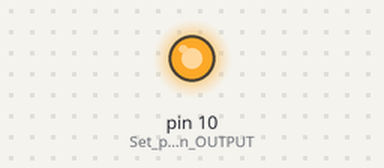
This sketch was run on a simulated Arduino Uno, built with avr-gcc and run on an emulated ATmega328P. Parts: output pins drawn as LEDs (lit = HIGH).

Above: at 0.05 s.
At 1.3 s:
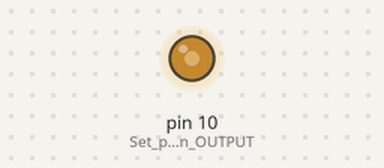
At 1.9 s:
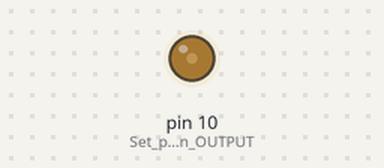
At 2.55 s:
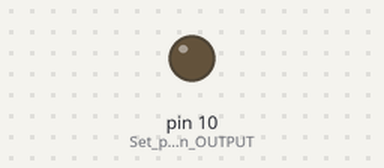
Timing chart, 0 to 5.9 s (numbered marks = the images above):
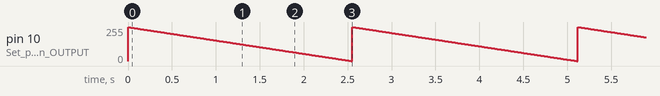

The sketch:

Sandbox_07_If_Then.ino
```cpp
// Sandbox 07: If This Then That

/* Fading from the last experiment was working just fine until we got to the
   maximum brightness level of 255. What happens then is a mystery known only to
   the compiler (and you, once you learn a little something about data types).
   What if we added “catch” to force that fade variable to reset when it hits a
   certain value?

   This experiment introduces the if statement, one of the most fundamental
   programming structures around. Not only are if statements important for
   computers, they also rule most of the decisions we make in our lives: If it’s
   cloudy outside, then pack your umbrella. If you’re hungry, then make a
   sandwich. Like us, computers use if statements to make choices.
*/

int fade = 255;	// Create a global variable, fade, set it to 255.

// setup() set's up our LED on pin 10
void setup()
{
	pinMode(10, OUTPUT);	// Set pin 10 as an OUTPUT
}

// loop() uses the fade variable to set the brightness of the LED. Each time
// through loop we decrease fade by 1. An if statement checks to make sure we
// don't set fade too low.
void loop()
{
	fade = fade - 1; // Decrease fade by 1

	if (fade < 0)	// If fade is less than (<) 0, execute the code inside
	{
		fade = 255;	// Set fade back to 255 (top value)
	}

	analogWrite(10, fade); // Write the fade variable out to pin 10.

	delay(10);	// Wait 10 ms (1/100th of a second)
}
```

Measured:
- by itself, pin 10 (Set_pin_10_as_an_OUTPUT): ramps from 255/255 to 0/255 and jumps back, once every 2.6 s
